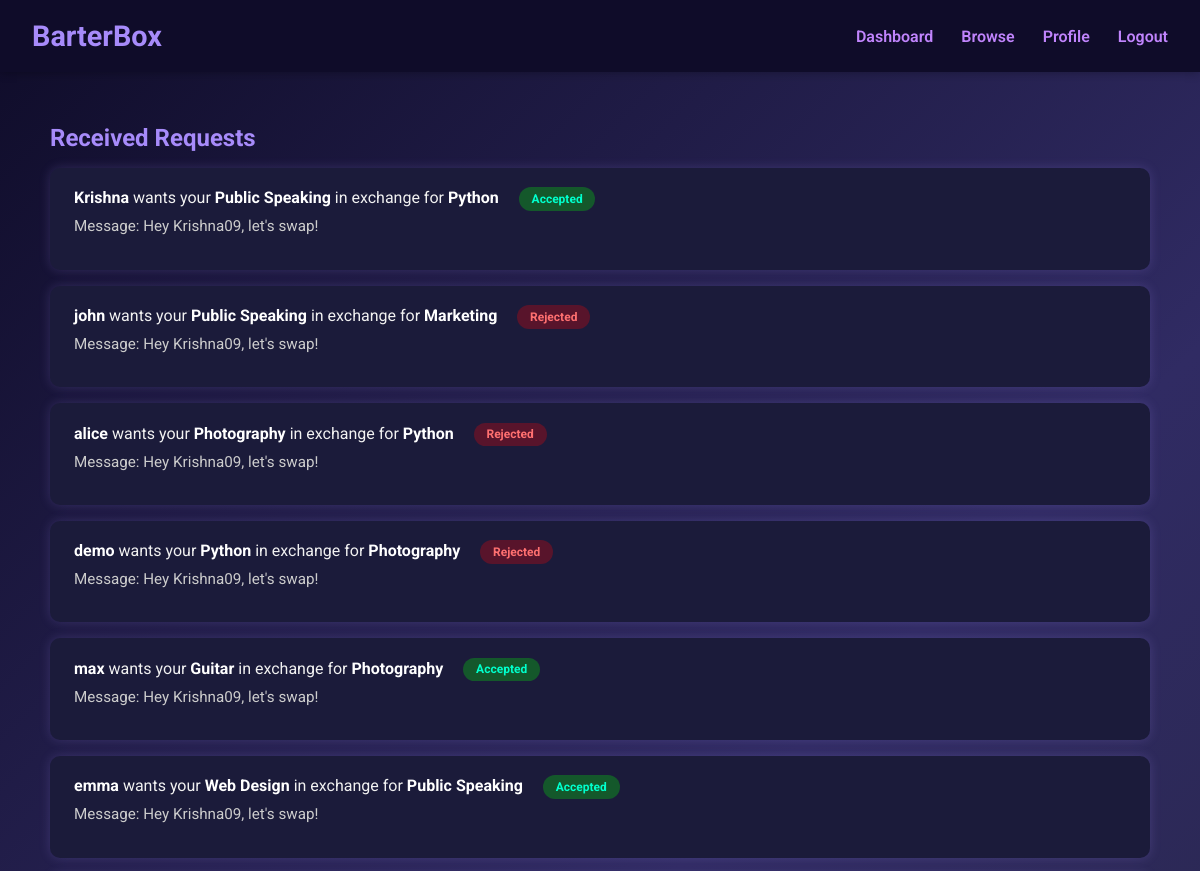
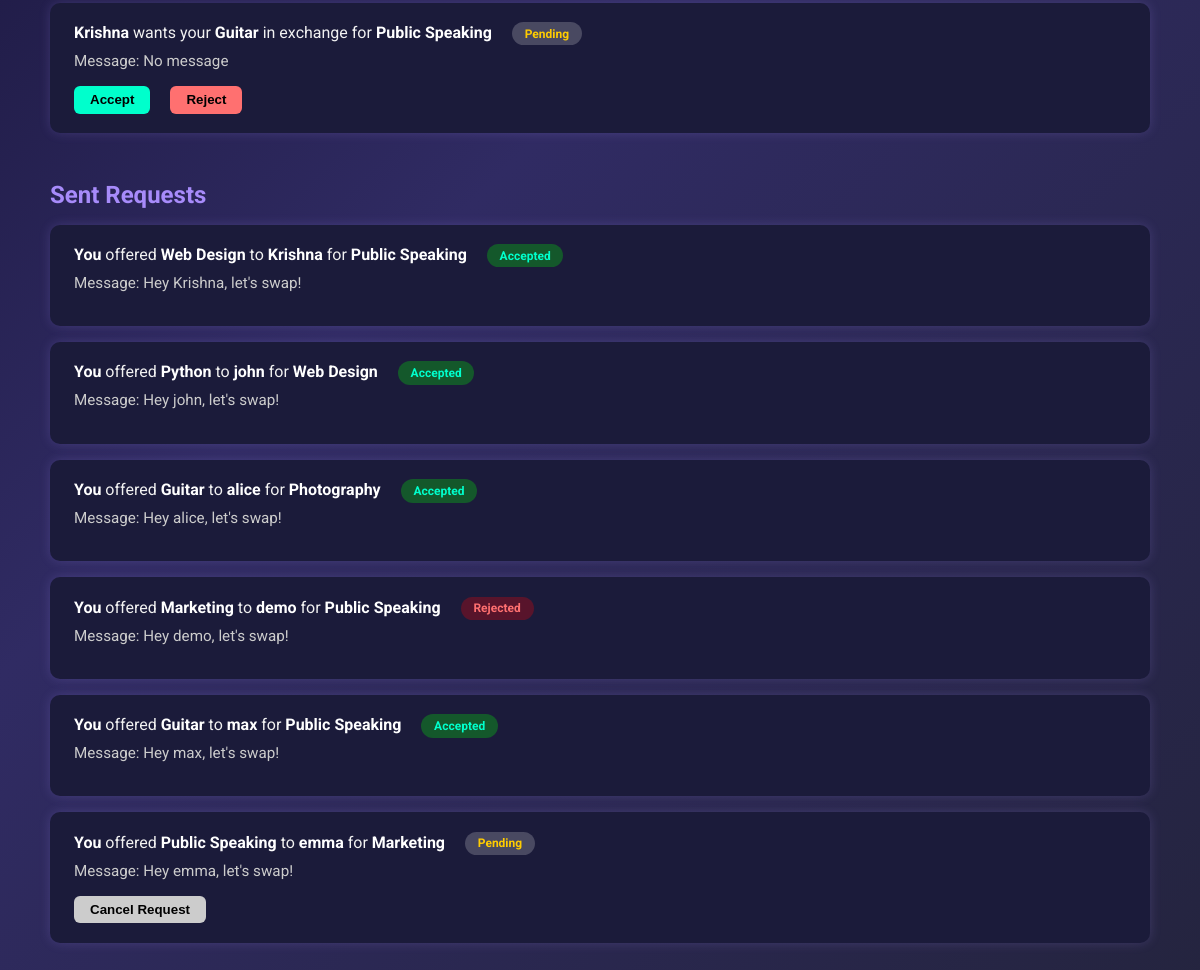
Screenshot of /requests/ (signed in) with the database file from the repository (2 pictures, top to bottom).
### core/models.py (models this page shows, shortened)
class SwapRequest(models.Model):
    STATUS_CHOICES = [
        ('pending', 'Pending'),
        ('accepted', 'Accepted'),
        ('rejected', 'Rejected'),
    ]
    sender = models.ForeignKey(User, on_delete=models.CASCADE, related_name='sent_requests')
    receiver = models.ForeignKey(User, on_delete=models.CASCADE, related_name='received_requests')
    offered_skill = models.ForeignKey(Skill, on_delete=models.CASCADE, related_name='offered_requests')
    wanted_skill = models.ForeignKey(Skill, on_delete=models.CASCADE, related_name='wanted_requests')
    message = models.TextField(blank=True)
    status = models.CharField(max_length=10, choices=STATUS_CHOICES, default='pending')
    created_at = models.DateTimeField(auto_now_add=True)
    feedback = models.TextField(blank=True, null=True)
    rating = models.PositiveSmallIntegerField(blank=True, null=True)

class Skill(models.Model):
    name = models.CharField(max_length=50)
    def __str__(self):
        return self.name

### core/views.py (the view, shortened to what this page needs)
# urls.py: path('requests/', views.swap_requests_dashboard, name='swap_requests'),
@login_required
def swap_requests_dashboard(request):
    sent = SwapRequest.objects.filter(sender=request.user)
    received = SwapRequest.objects.filter(receiver=request.user)
    return render(request, 'core/swap_dashboard.html', {
        'sent_requests': sent,
        'received_requests': received,
    })

### core/templates/core/swap_dashboard.html (shortened to what this page needs)
{% load static %}
<!DOCTYPE html>
<html lang="en">
<head>
</head>
<body>
  <nav>
    <div class="logo">BarterBox</div>
    <div class="nav-links">
      <a href="{% url 'dashboard' %}">Dashboard</a>
      <a href="{% url 'browse_users' %}">Browse</a>
      <a href="{% url 'profile' %}">Profile</a>
      <a href="{% url 'logout' %}">Logout</a>
    </div>
  </nav>
  <div class="container">
    <div class="section">
      <h2>Received Requests</h2>
      {% for swap in received_requests %}
        <div class="card">
          <strong>{{ swap.sender.username }}</strong> wants your <strong>{{ swap.wanted_skill }}</strong> in exchange for <strong>{{ swap.offered_skill }}</strong>
          <span class="status {{ swap.status }}">{{ swap.status|title }}</span>
          <p>Message: {{ swap.message|default:"No message" }}</p>
          {% if swap.status == 'pending' %}
          <div class="actions">
            <form method="post">
              <button type="submit" class="btn-accept">Accept</button>
            </form>
            <form method="post">
              <button type="submit" class="btn-reject">Reject</button>
            </form>
          </div>
          {% endif %}
        </div>
      {% empty %}
        <p>No requests received yet.</p>
      {% endfor %}
    </div>
    <div class="section">
      <h2>Sent Requests</h2>
      {% for swap in sent_requests %}
        <div class="card">
          <strong>You</strong> offered <strong>{{ swap.offered_skill }}</strong> to <strong>{{ swap.receiver.username }}</strong> for <strong>{{ swap.wanted_skill }}</strong>
          <span class="status {{ swap.status }}">{{ swap.status|title }}</span>
          <p>Message: {{ swap.message|default:"No message" }}</p>
          {% if swap.status == 'pending' %}
          <div class="actions">
            <form method="post">
              <button type="submit" class="btn-delete">Cancel Request</button>
            </form>
          </div>
          {% endif %}
        </div>
      {% empty %}
        <p>No requests sent yet.</p>
      {% endfor %}
    </div>
  </div>
</body>
</html>

### core/templates/core/swap_dashboard.html (style rules this page uses)
body, html { margin: 0; padding: 0; background: linear-gradient(135deg, #0f0c29, #302b63, #24243e); font-family: 'Roboto', sans-serif; color: #f1f1f1; }
nav { background: #0f0c29; padding: 1.2rem 2rem; display: flex; justify-content: space-between; align-items: center; box-shadow: 0 0 10px #0005; }
.logo { font-size: 1.8rem; font-weight: bold; color: #a78bfa; }
.nav-links a { color: #c084fc; margin-left: 1.5rem; text-decoration: none; font-weight: 600; }
.container { max-width: 1100px; margin: auto; padding: 2rem; }
h2 { color: #a78bfa; margin-bottom: 1rem; }
.section { margin-bottom: 3rem; }
.card { background: #1b1b3a; border-radius: 10px; padding: 1.2rem 1.5rem; margin-bottom: 1rem; box-shadow: 0 0 12px #a78bfa33; animation: fadeIn 0.4s ease; }
.card strong { color: #fff; }
.card p { font-size: 0.95rem; color: #ccc; margin-top: 0.4rem; }
.card .status { display: inline-block; padding: 0.3rem 0.8rem; border-radius: 12px; font-size: 0.75rem; font-weight: bold; margin-left: 1rem; }
.status.pending { background: #fff3; color: #ffcc00; }
.status.accepted { background: #0f04; color: #00ffcc; }
.status.rejected { background: #f004; color: #ff7070; }
.actions { margin-top: 1rem; }
.actions form { display: inline; margin-right: 1rem; }
.actions button { padding: 0.4rem 1rem; border: none; border-radius: 6px; font-weight: bold; cursor: pointer; transition: 0.3s ease; }
.btn-accept { background: #00ffcc; color: #000; }
.btn-reject { background: #ff7070; color: #000; }
.btn-delete { background: #ccc; color: #000; }

### rows the page displays
SwapRequest: sender.username "Krishna", wanted_skill "Public Speaking", offered_skill "Python", status "Accepted", message "Hey Krishna09, let's swap!"
SwapRequest: sender.username "john", wanted_skill "Public Speaking", offered_skill "Marketing", status "Rejected", message "Hey Krishna09, let's swap!"
SwapRequest: sender.username "alice", wanted_skill "Photography", offered_skill "Python", status "Rejected", message "Hey Krishna09, let's swap!"
SwapRequest: sender.username "demo", wanted_skill "Python", offered_skill "Photography", status "Rejected", message "Hey Krishna09, let's swap!"
SwapRequest: sender.username "max", wanted_skill "Guitar", offered_skill "Photography", status "Accepted", message "Hey Krishna09, let's swap!"
SwapRequest: sender.username "emma", wanted_skill "Web Design", offered_skill "Public Speaking", status "Accepted", message "Hey Krishna09, let's swap!"
SwapRequest: sender.username "Krishna", wanted_skill "Guitar", offered_skill "Public Speaking", status "Pending", message "No message"
SwapRequest: offered_skill "Web Design", receiver.username "Krishna", wanted_skill "Public Speaking", status "Accepted", message "Hey Krishna, let's swap!"
SwapRequest: offered_skill "Python", receiver.username "john", wanted_skill "Web Design", status "Accepted", message "Hey john, let's swap!"
SwapRequest: offered_skill "Guitar", receiver.username "alice", wanted_skill "Photography", status "Accepted", message "Hey alice, let's swap!"
SwapRequest: offered_skill "Marketing", receiver.username "demo", wanted_skill "Public Speaking", status "Rejected", message "Hey demo, let's swap!"
SwapRequest: offered_skill "Guitar", receiver.username "max", wanted_skill "Public Speaking", status "Accepted", message "Hey max, let's swap!"
SwapRequest: offered_skill "Public Speaking", receiver.username "emma", wanted_skill "Marketing", status "Pending", message "Hey emma, let's swap!"
